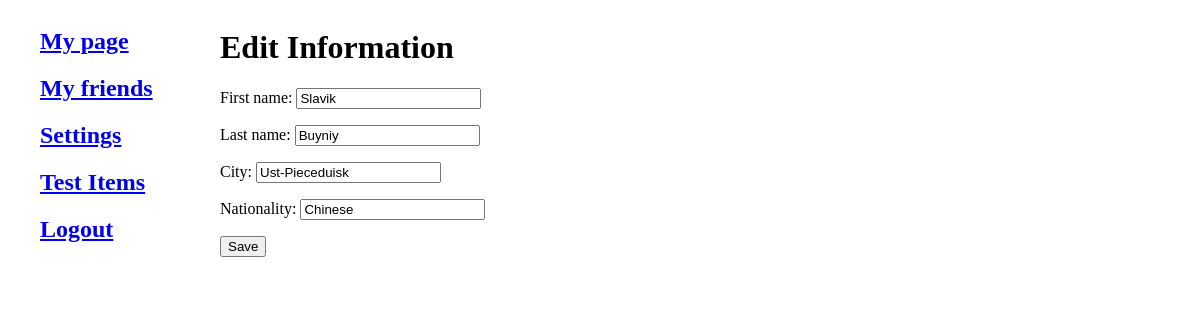
Screenshot of /editmypage/ (signed in) with the database file from the repository.
### socialnet/models.py (models this page shows)
class UserInfo(models.Model):
    first_name = models.CharField(max_length=255)
    last_name = models.CharField(max_length=255)
    city = models.CharField(max_length=255)
    custom_url = models.CharField(max_length=255)
    nationality = models.CharField(max_length=255)
    photo = models.ImageField(upload_to="photos/%Y/%m/%d/")
    is_private = models.BooleanField(default=True)
    create_time = models.DateTimeField(auto_now_add=True)
    date_of_birth = models.DateTimeField(auto_now_add=True)

### socialnet/views.py (the view)
# urls.py: path('editmypage/', edit_user_page, name='edit_user_page'),
@login_required(login_url='login_user')
def edit_user_page(request):
    app_elements = UserInfo.objects.get(id=1)
    form = UserSettings(request.POST or None, instance=app_elements)
    if form.is_valid():
        messages.success(request, 'User data has changed successfully')
        form.save()
        return redirect('user_page')
    return render(request, 'socialnet/edit_user_page.html', {'menu': menu, 'app_elements': app_elements,
                                                             'title': 'Edit Information ', 'form': form})

### socialnet/forms.py
class UserSettings(forms.ModelForm):
    class Meta:
        model = UserInfo
        fields = ['first_name', 'last_name', 'city', 'nationality']

### socialnet/templates/socialnet/edit_user_page.html (shortened to what this page needs)
{% extends 'socialnet/base.html' %}
{% block content %}
<h1>{{ title }}</h1>
<div>
    <form action="" method="POST">
        {{form.as_p}}
        <button type="submit" value="submit">Save</button>
    </form>
</div>
{% endblock %}

### rows the page displays
UserInfo: first_name "Slavik", last_name "Buyniy", city "Ust-Pieceduisk", nationality "Chinese"

### other values shown
{{ m.title }} "My page" "My friends" "Settings" "Test Items" "Logout"
{{ title }} "Edit Information"
